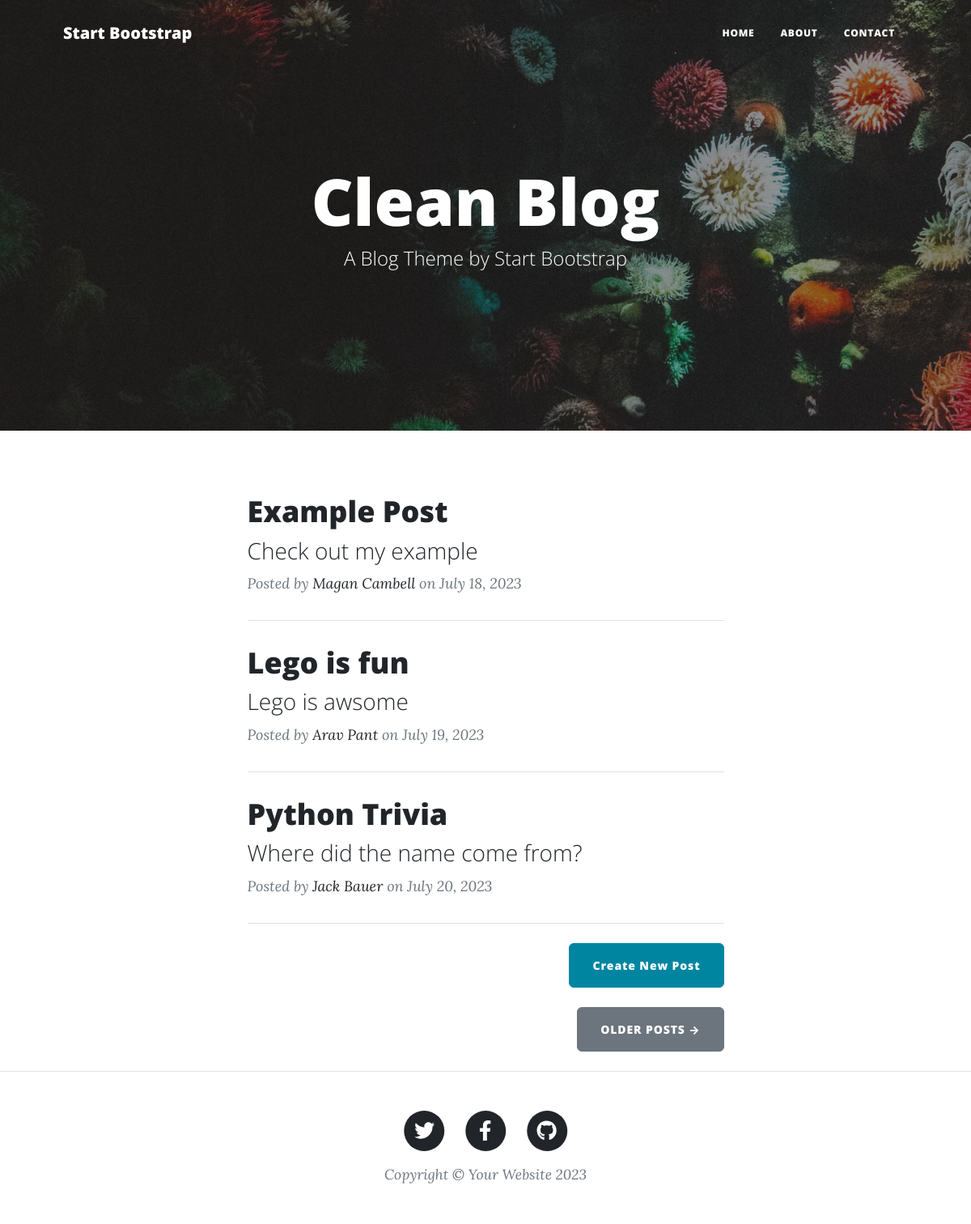
Before: / with the older database file.
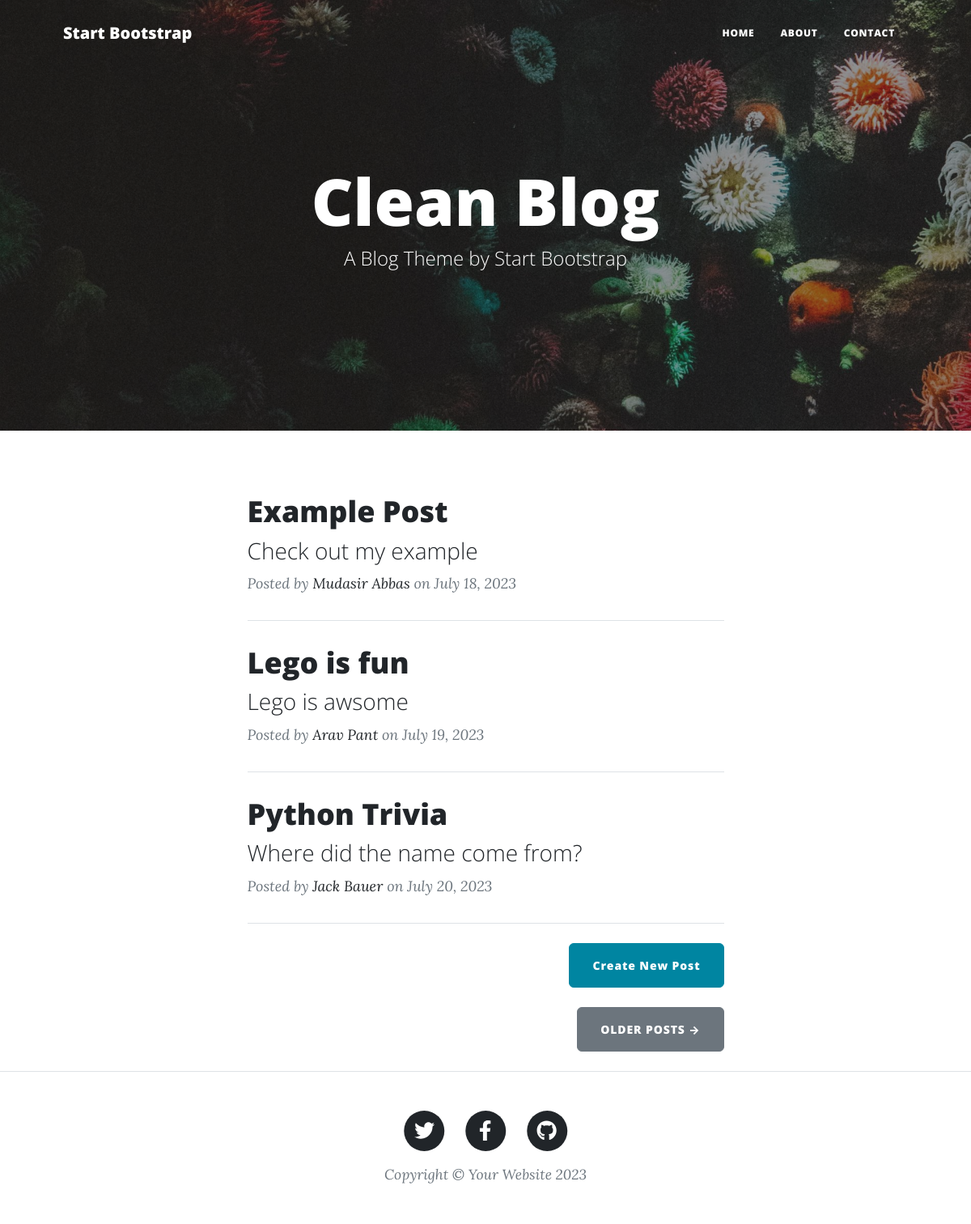
After: the same page with the newer database file.
### tables this page shows
CREATE TABLE blog_post (id INTEGER NOT NULL, title VARCHAR (250) NOT NULL, date VARCHAR (250) NOT NULL, body TEXT NOT NULL, author VARCHAR (250) NOT NULL, img_url VARCHAR (250) NOT NULL, subtitle VARCHAR (250) NOT NULL, PRIMARY KEY (id), UNIQUE (title));

### main.py (the view)
@app.route('/')
def get_all_posts():
    with sqlite3.connect(DB_PATH) as conn:
        cursor = conn.cursor()
        cursor.execute("SELECT * FROM blog_post")
        blog_post = cursor.fetchall()
    posts = [blog for blog in blog_post]
    return render_template("index.html", all_posts=posts)

### templates/index.html
{% include "header.html" %}
<header
        class="masthead"
        style="background-image: url('../static/assets/img/home-bg.jpg')"
>
    <div class="container position-relative px-4 px-lg-5">
        <div class="row gx-4 gx-lg-5 justify-content-center">
            <div class="col-md-10 col-lg-8 col-xl-7">
                <div class="site-heading">
                    <h1>Clean Blog</h1>
                    <span class="subheading">A Blog Theme by Start Bootstrap</span>
                </div>
            </div>
        </div>
    </div>
</header>
<div class="container px-4 px-lg-5">
    <div class="row gx-4 gx-lg-5 justify-content-center">
        <div class="col-md-10 col-lg-8 col-xl-7">
            {% for post in all_posts %}
            <div class="post-preview">
                <a href="{{ url_for('show_post', post_id=post[0]) }}">
                    <h2 class="post-title">{{ post[1] }}</h2>
                    <h3 class="post-subtitle">{{ post[6] }}</h3>
                </a>
                <p class="post-meta">
                    Posted by
                    <a href="#">{{post[4]}}</a>
                    on {{post[2]}}
                </p>
            </div>
            <hr class="my-4"/>
            {% endfor %}
            <div class="d-flex justify-content-end mb-4">
                <a
                        class="btn btn-primary float-right"
                        href="{{ url_for('add_new_post') }}"
                >Create New Post</a
                >
            </div>
            <div class="d-flex justify-content-end mb-4">
                <a class="btn btn-secondary text-uppercase" href="#!">Older Posts →</a>
            </div>
        </div>
    </div>
</div>
{% include "footer.html" %}

### templates/header.html (shortened to what this page needs)
<!DOCTYPE html>
<html lang="en">
  <head>
    {% block styles %}
    {{ bootstrap.load_css() }}
    <link
      href="{{ url_for('static', filename='css/styles.css') }}"
      rel="stylesheet"
    />
    {% endblock %}
  </head>
  <body>
    <nav class="navbar navbar-expand-lg navbar-light" id="mainNav">
      <div class="container px-4 px-lg-5">
        <a class="navbar-brand" href="/">Start Bootstrap</a>
        <div class="collapse navbar-collapse" id="navbarResponsive">
          <ul class="navbar-nav ms-auto py-4 py-lg-0">
            <li class="nav-item">
              <a
                class="nav-link px-lg-3 py-3 py-lg-4"
                href="{{ url_for('get_all_posts') }}"
                >Home</a
              >
            </li>
            <li class="nav-item">
              <a
                class="nav-link px-lg-3 py-3 py-lg-4"
                href="{{ url_for('about') }}"
                >About</a
              >
            </li>
            <li class="nav-item">
              <a
                class="nav-link px-lg-3 py-3 py-lg-4"
                href="{{ url_for('contact') }}"
                >Contact</a
              >
            </li>
          </ul>
        </div>
      </div>
    </nav>

### templates/footer.html (shortened to what this page needs)
        <footer class="border-top">
          <div class="container px-4 px-lg-5">
              <div class="row gx-4 gx-lg-5 justify-content-center">
                  <div class="col-md-10 col-lg-8 col-xl-7">
                      <ul class="list-inline text-center">
                          <li class="list-inline-item">
                              <a href="#!">
                                  <span class="fa-stack fa-lg">
                                      <i class="fas fa-circle fa-stack-2x"></i>
                                      <i class="fab fa-twitter fa-stack-1x fa-inverse"></i>
                                  </span>
                              </a>
                          </li>
                          <li class="list-inline-item">
                              <a href="#!">
                                  <span class="fa-stack fa-lg">
                                      <i class="fas fa-circle fa-stack-2x"></i>
                                      <i class="fab fa-facebook-f fa-stack-1x fa-inverse"></i>
                                  </span>
                              </a>
                          </li>
                          <li class="list-inline-item">
                              <a href="#!">
                                  <span class="fa-stack fa-lg">
                                      <i class="fas fa-circle fa-stack-2x"></i>
                                      <i class="fab fa-github fa-stack-1x fa-inverse"></i>
                                  </span>
                              </a>
                          </li>
                      </ul>
                      <div class="small text-center text-muted fst-italic">Copyright &copy; Your Website 2023</div>
                  </div>
              </div>
          </div>
      </footer>
  </body>
</html>

Changed rows visible on the page:
changed blog_post "Example Post": author "Magan Cambell" → "Mudasir Abbas"
